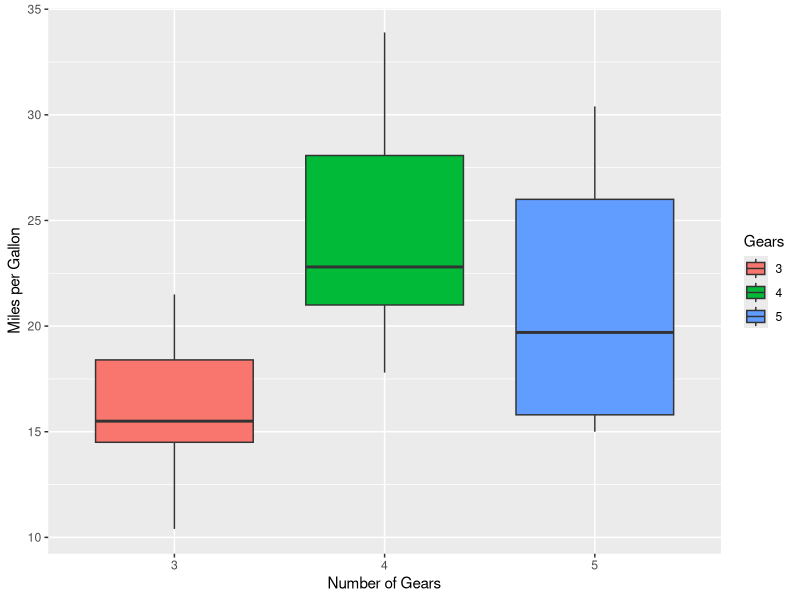
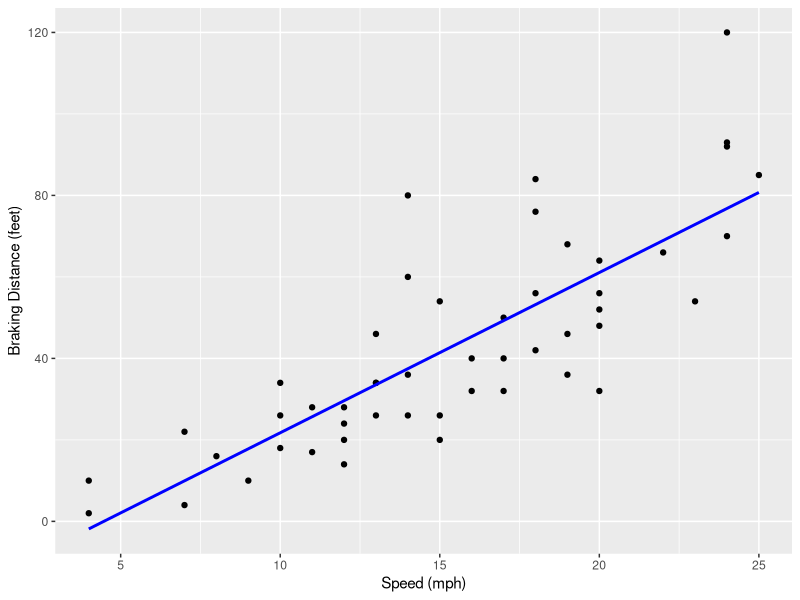
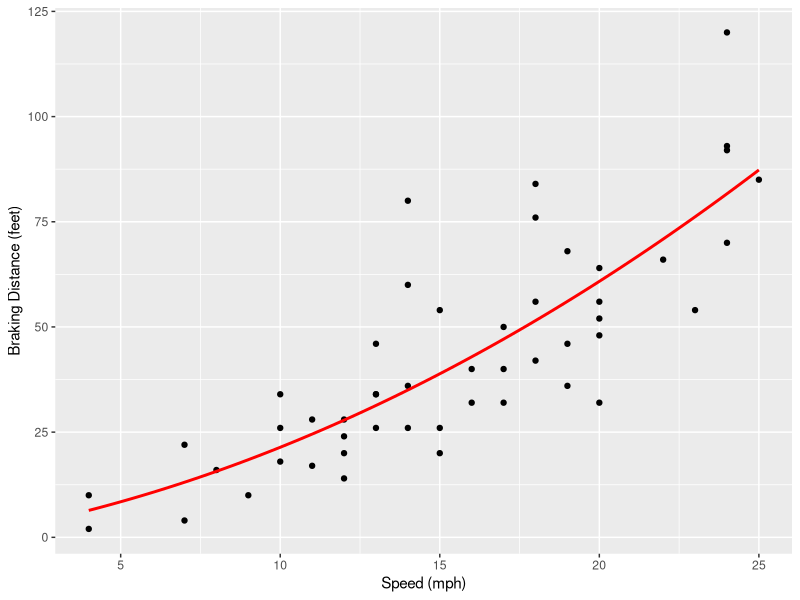

Write R code to recreate these figures, in order.
## ---- chunk 1
knitr::opts_chunk$set(echo = TRUE)
## ---- chunk 2
sum(5:55)
## ---- chunk 3
sumfun <- function(n) {
  sum(5:n)
}
## ---- chunk 4
sumfun(10)
## ---- chunk 5
sumfun(20)
## ---- chunk 6
sumfun(100)
## ---- chunk 7
fib <- c(1, 1)
for (i in 3:12) {
  fib[i] <- fib[i-1] + fib[i-2]
}
print(fib)
## ---- chunk 8
library(ggplot2)

ggplot(mtcars, aes(x = factor(gear), y = mpg, fill = factor(gear))) +
  geom_boxplot() +
  labs(x = "Number of Gears", y = "Miles per Gallon", fill = "Gears")
## ---- chunk 9
model <- lm(dist ~ speed, data = cars)
summary(model)
## ---- chunk 10
ggplot(cars, aes(x = speed, y = dist)) +
  geom_point() +
  geom_smooth(method = "lm", se = FALSE, colour = "blue") +
  labs(x = "Speed (mph)", y = "Braking Distance (feet)")
## ---- chunk 11
model2 <- lm(dist ~ 0 + speed + I(speed^2), data = cars)
summary(model2)
## ---- chunk 12
ggplot(cars, aes(x = speed, y = dist)) +
  geom_point() +
  geom_smooth(method = "lm", formula = y ~ 0 + x + I(x^2), 
              se = FALSE, colour = "red") +
  labs(x = "Speed (mph)", y = "Braking Distance (feet)")
